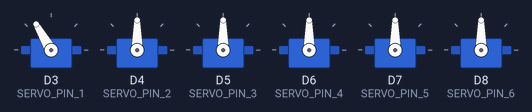
Simulated run of this sketch. Board: ESP8266 (NodeMCU). Parts: 6 × servo. What the sketch prints to the serial monitor is not drawn.

Above: at 0.2 s.
At 3.7 s:
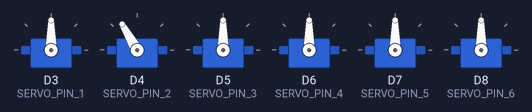
At 7.2 s:
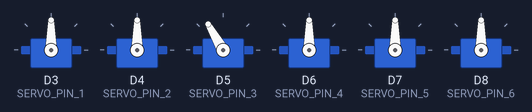
At 10.7 s:
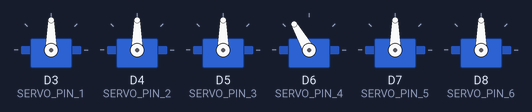
At 17.7 s:
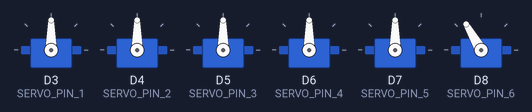
At 36.7 s:
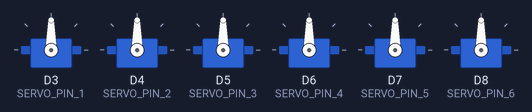
Timing chart, 0 to 40.0 s (numbered marks = the images above):
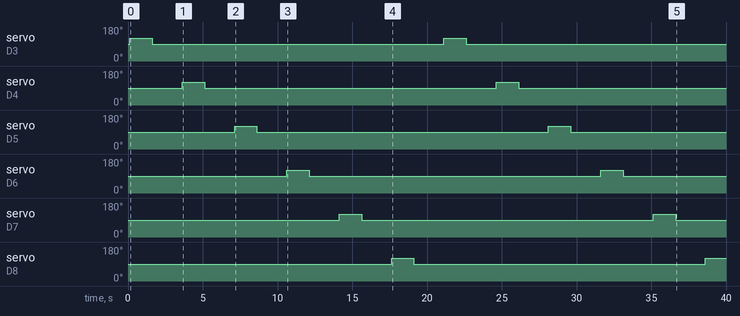

The sketch:

servo_diagnostic.ino
```cpp
/**
 * Servo Diagnostic Test
 * Tests each servo individually to identify power/pin issues
 */

#include <Servo.h>

#define SERVO_PIN_1 D3  // GPIO0
#define SERVO_PIN_2 D4  // GPIO2
#define SERVO_PIN_3 D5  // GPIO14
#define SERVO_PIN_4 D6  // GPIO12
#define SERVO_PIN_5 D7  // GPIO13
#define SERVO_PIN_6 D8  // GPIO15

Servo servo1, servo2, servo3, servo4, servo5, servo6;

void setup()
{
        Serial.begin(115200);
        delay(100);
        Serial.println("\n=== SERVO DIAGNOSTIC TEST ===\n");

        Serial.println("Attempting to attach servos...");
        Serial.println();

        // Test each servo individually
        testServo(1, SERVO_PIN_1, &servo1);
        testServo(2, SERVO_PIN_2, &servo2);
        testServo(3, SERVO_PIN_3, &servo3);
        testServo(4, SERVO_PIN_4, &servo4);
        testServo(5, SERVO_PIN_5, &servo5);
        testServo(6, SERVO_PIN_6, &servo6);

        Serial.println("\n✓ Setup complete. Starting rotation test...\n");
}

void testServo(int num, int pin, Servo* servo)
{
        Serial.print("Servo ");
        Serial.print(num);
        Serial.print(" (Pin ");
        Serial.print(pin);
        Serial.print("): ");

        if (servo->attach(pin)) {
                Serial.println("✓ ATTACHED");
                servo->write(90);  // neutral
        } else {
                Serial.println("✗ FAILED TO ATTACH");
        }
}

void loop()
{
        // Test servo 1
        Serial.println("\n--- Testing Servo 1 (D3) ---");
        testRotation(&servo1);
        delay(2000);

        // Test servo 2
        Serial.println("--- Testing Servo 2 (D4) ---");
        testRotation(&servo2);
        delay(2000);

        // Test servo 3
        Serial.println("--- Testing Servo 3 (D5) ---");
        testRotation(&servo3);
        delay(2000);

        // Test servo 4
        Serial.println("--- Testing Servo 4 (D6) ---");
        testRotation(&servo4);
        delay(2000);

        // Test servo 5
        Serial.println("--- Testing Servo 5 (D7) ---");
        testRotation(&servo5);
        delay(2000);

        // Test servo 6
        Serial.println("--- Testing Servo 6 (D8) ---");
        testRotation(&servo6);
        delay(2000);
}

void testRotation(Servo* servo)
{
        Serial.println("Rotating...");
        servo->write(120);  // Forward
        delay(1500);
        servo->write(90);   // Stop
        Serial.println("Done.");
}
```

Measured:
- by itself, servo on D8 (SERVO_PIN_6): 90° → 120° at 17.6 s, → 90° 1.5 s later, → 120° 19.5 s later
- by itself, servo on D3 (SERVO_PIN_1), servo on D4 (SERVO_PIN_2), servo on D5 (SERVO_PIN_3), servo on D6 (SERVO_PIN_4), servo on D7 (SERVO_PIN_5): alternates 120° for 1.5 s and 90° for 19.5 s
